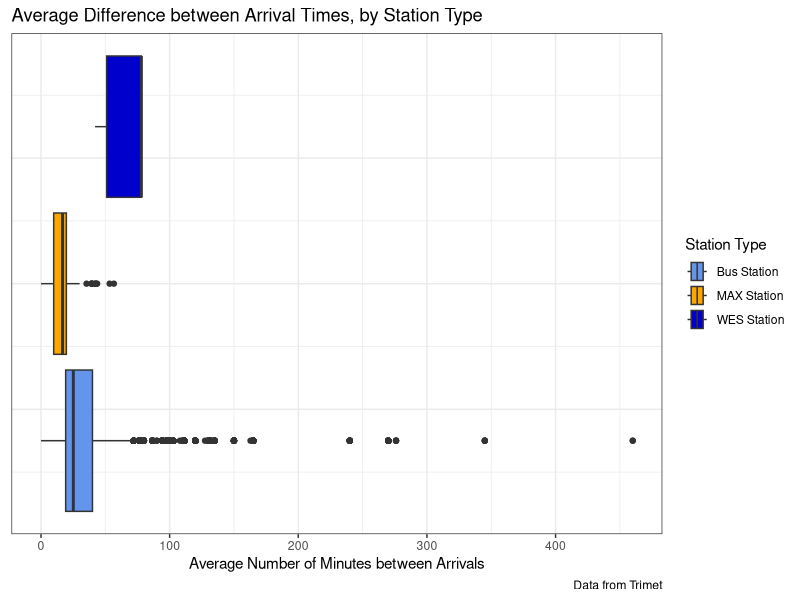
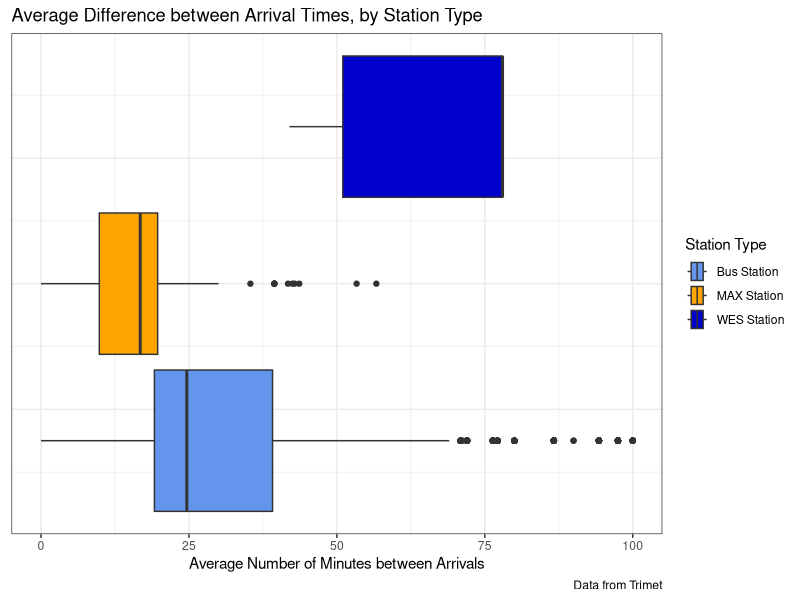

Recreate these plots in R, in order.
## ---- chunk 1
library(tidyverse)
## ---- chunk 2
stop_features = read_csv('data/stop_features.csv')
## ---- chunk 3
#| fig-cap: "Figure 1: Boxplots showing the average number of minutes between arrivals at a station, faceted by each station type. Data from both weekdays and weekend days is included."
ggplot(data=stop_features, aes(x=arrival_diff, fill=stop_type)) + 
  geom_boxplot() +
  theme_bw()+ 
  labs(
    title='Average Difference between Arrival Times, by Station Type', 
    legend.title='Station Type', 
    x='Average Number of Minutes between Arrivals', 
    caption='Data from Trimet', 
    fill='Station Type'
  ) + 
  theme(
    axis.text.y = element_blank(), 
    axis.ticks.y = element_blank()
  ) +
  scale_fill_manual(values=c('cornflowerblue', 'orange', 'blue3'))
## ---- chunk 4
#| fig-cap: 'Figure 2: Boxplots showing the average number of minutes between arrivals at a station, faceted by each station type. Data from both weekdays and weekend days is included. Outliers higher than 100 are excluded for a better view of the non-outlier data.'
ggplot(data=stop_features, aes(x=arrival_diff, fill=stop_type)) + 
  geom_boxplot() +
  xlim(0, 100) + 
  theme_bw()+ 
  labs(
    title='Average Difference between Arrival Times, by Station Type', 
    legend.title='Station Type', 
    x='Average Number of Minutes between Arrivals', 
    caption='Data from Trimet', 
    fill='Station Type'
  ) + 
  theme(
    axis.text.y = element_blank(), 
    axis.ticks.y = element_blank()
  ) +
  scale_fill_manual(values=c('cornflowerblue', 'orange', 'blue3'))
